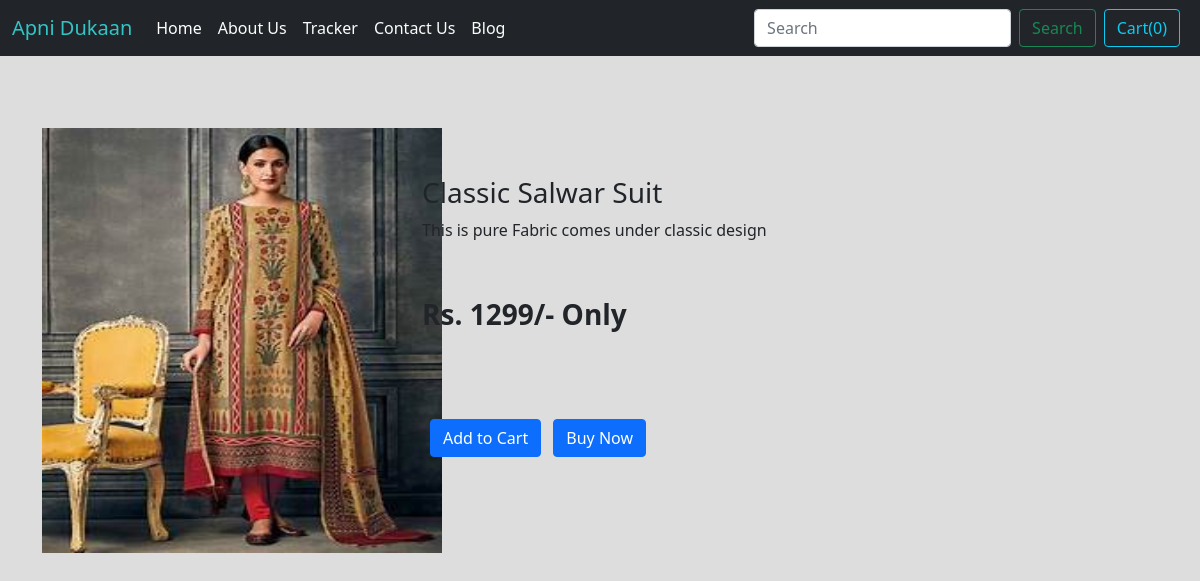
/shop/products/14, run on the app's committed database.
### shop/models.py (models this page shows, shortened)
class Product(models.Model) :
    product_id = models.AutoField
    product_name = models.CharField(max_length=80)
    category = models.CharField(max_length=50,default="")
    subcategory = models.CharField(max_length=50,default="")
    Price = models.IntegerField(default=0)
    desc = models.CharField(max_length=200)
    pub_date = models.DateField()
    image = models.ImageField(upload_to ='shop/images', default="")

### shop/views.py (the view)
# urls.py: path("products/<int:myid>",views.prodview,name="ProductView"),
def prodview(request,myid):
    product = Product.objects.filter(id=myid)
    return render(request,'shop/Prodview.html',{'product':product[0]})

### shop/templates/shop/Prodview.html (shortened to what this page needs)
{% extends 'shop/basic.html'%}
{% block body%}
<div class="container my-4">
<div class="row justify-content-evenly">
<div class="col-4">
<img src="/media//{{product.image}}" width="400px" height="425px" class="my-5 pr-5" >
</div>
<div class="col-md-8 ">
    <br>
    <br>
    <br>
    <br>
    <h3>{{product.product_name}}</h3>
    <p>{{product.desc}}</p>
    <br>
    <p><h3><b>Rs. {{product.Price }}/- Only </b></h3></p>
    <br>
    <br>
    <button type="button" class="btn btn-primary mx-2 my-4 ">Add to Cart</button>
    <button type="button" class="btn btn-primary">Buy Now </button>
    <br>
</div>
</div>
</div>
{% endblock%}

### shop/templates/shop/basic.html (style rules this page uses)
body { background-color: rgb(221, 221, 221); }

### data on the page
Product: image (picture), product_name "Classic Salwar Suit", desc "This is pure Fabric comes under classic design", Price "1299"
